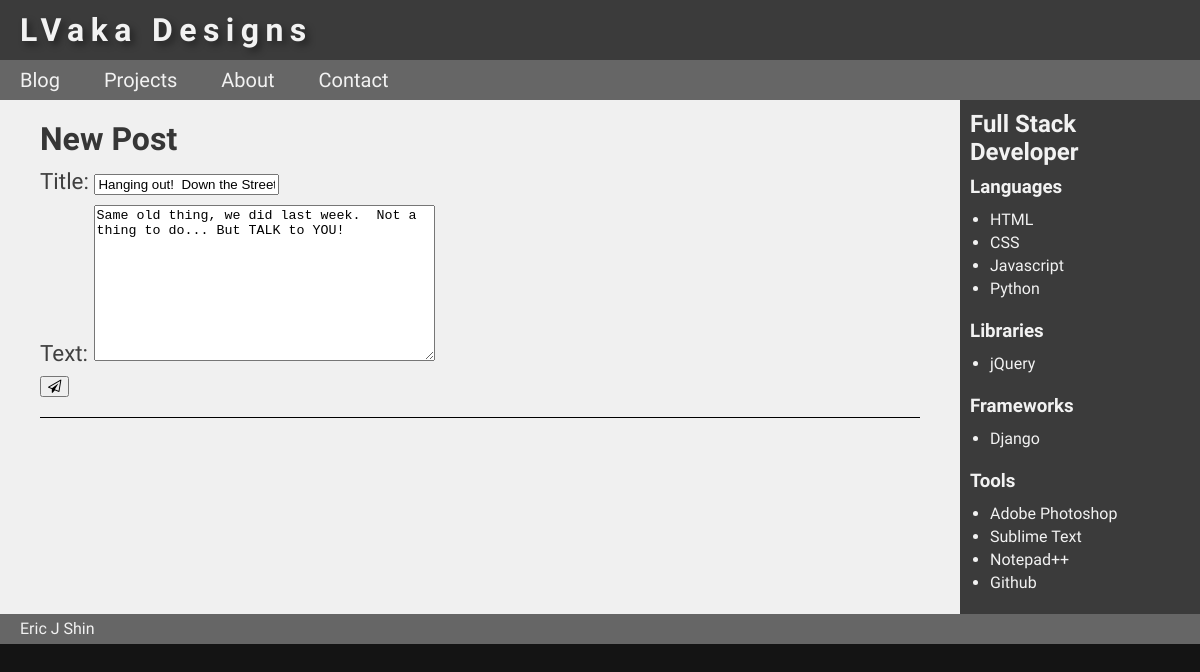
The app's page /post/15/edit/ (signed in) with its own data.
### blog/models.py (models this page shows, shortened)
class Post(models.Model):
	author = models.ForeignKey('auth.User')
	title = models.CharField(max_length=200)
	text = models.TextField()
	created_date = models.DateTimeField(default=timezone.now)
	published_date = models.DateTimeField(blank=True, null=True)

### blog/views.py (the view)
# urls.py: url(r'^post/(?P<pk>\d+)/edit/$', views.post_edit, name='post_edit'),
@login_required
def post_edit(request, pk):
	post = get_object_or_404(Post, pk=pk)
	if request.method == "POST":
		form = PostForm(request.POST, instance=post)
		if form.is_valid():
			post = form.save(commit=False)
			post.author = request.user
			post.save()
			return redirect('post_detail', pk=post.pk)
	else:
		form = PostForm(instance=post)
	return render(request, 'blog/post_edit.html', {'form': form})

### blog/forms.py
class PostForm(forms.ModelForm):
	class Media:
		css = {
			'all' : ('style.css')
		}
	class Meta:
		model = Post
		fields = ('title', 'text')

### blog/templates/blog/post_edit.html
{% extends 'blog/base.html' %}
{% block content %}
	<div class="post">
		<h1>New Post</h1>
		<form method="POST" class="post-form">{% csrf_token %}
			{{ form.as_p }}
			<button type="submit"><i class="fa fa-paper-plane-o" aria-hidden="true"></i></button>
	</div>
{% endblock %}

### blog/static/css/style.css (style rules this page uses)
body { margin: 0; padding: 0; background: rgb(20,20,20); }
h1, p { margin-left: 20px; }
h1, h2, h3 { margin-top: 0; margin-bottom: 0; color: #363636; font-family: 'Oswald', sans-serif; }
p { margin-top: 0; margin-bottom: 0; color: #404040; font-family: 'Oswald', sans-serif; }
.post { margin-left: auto; margin-right: auto; max-width: 900px; padding-top: 20px; padding-bottom: 20px; border-bottom: 1px solid black; }
.post h1, .post p { margin-top: 0; margin-left: 0; }
.post-form p { display: block; font-size: 1.4em; margin: 10px 0; }

### records on screen
Post: title "Hanging out! Down the Street", text "Same old thing, we did last week. Not a thing to do... But TALK to YOU!"
